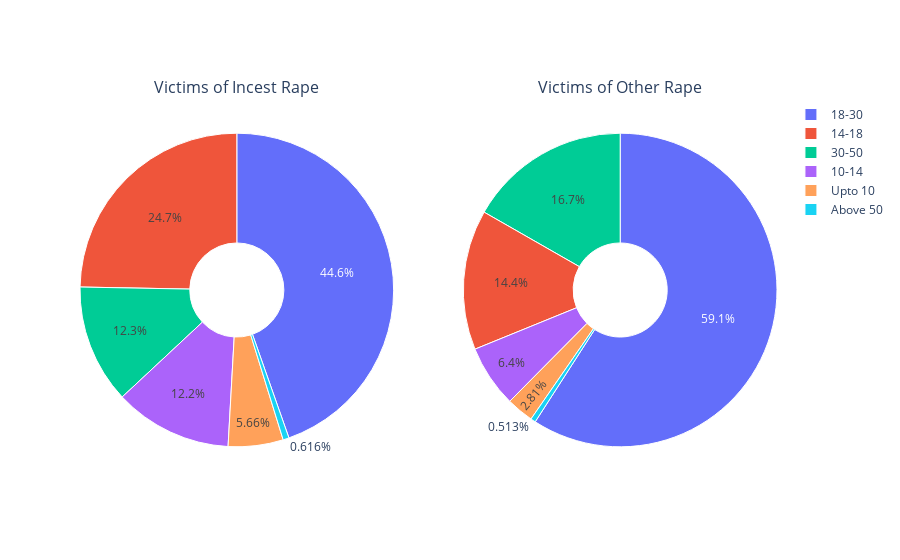

Notebook code for this chart:
### Code cell
fig = make_subplots(rows=1, cols=2, 
                    specs=[[{'type':'domain'}, {'type':'domain'}]],
                    subplot_titles=['Victims of Incest Rape','Victims of Other Rape']
                   )

fig.add_trace(
    go.Pie(labels=list(insr.keys()), values=list(insr.values()), hole=.3),
    row=1, col=1
)

fig.add_trace(
    go.Pie(labels=list(othr.keys()), values=list(othr.values()), hole=.3),
    row=1, col=2
)

fig.update_traces(marker=dict(line=dict(color='white', width=1)))
fig.show()

### Figure 1 — Plotly figure (JSON) as saved in the notebook; plotly's stock layout.template omitted (floating-point values rounded to 4 significant figures)
{"data": [{"domain": {"x": [0, 0.45], "y": [0, 1]}, "hole": 0.3, "labels": ["Upto 10", "10-14", "14-18", "18-30", "30-50", "Above 50"], "marker": {"line": {"color": "white", "width": 1}}, "type": "pie", "values": [239, 513, 1042, 1882, 517, 26]}, {"domain": {"x": [0.55, 1], "y": [0, 1]}, "hole": 0.3, "labels": ["Upto 10", "10-14", "14-18", "18-30", "30-50", "Above 50"], "marker": {"line": {"color": "white", "width": 1}}, "type": "pie", "values": [5229, 11907, 26828, 109910, 31107, 954]}], "layout": {"annotations": [{"font": {"size": 16}, "showarrow": false, "text": "Victims of Incest Rape", "x": 0.225, "xanchor": "center", "xref": "paper", "y": 1, "yanchor": "bottom", "yref": "paper"}, {"font": {"size": 16}, "showarrow": false, "text": "Victims of Other Rape", "x": 0.775, "xanchor": "center", "xref": "paper", "y": 1, "yanchor": "bottom", "yref": "paper"}]}}
